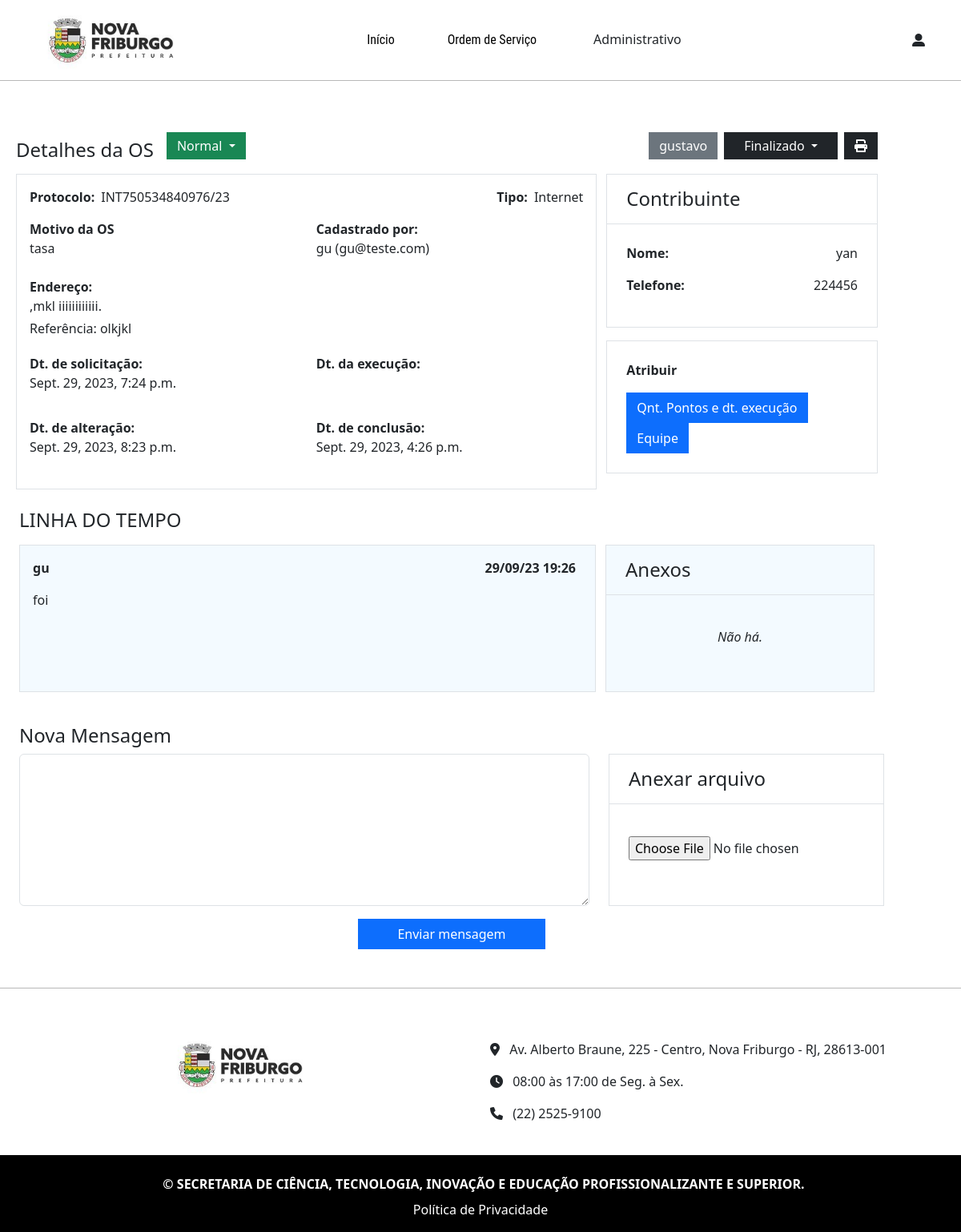
The app's page /os/painel/11/ (signed in) with its own data.
### os_ti/models.py (models this page shows, shortened)
class OrdemDeServico(models.Model):
    STATUS_CHOICES=(
        ('0','Novo'),
        ('1','Aguardando'),
        ('2','Em execução'),
        ('f','Finalizado')
    )
    PRIORIDADE_CHOICES=(
        ('0','Normal'),
        ('1','Moderada'),
        ('2','Urgente'),
    )
    MESSAGE_STATUS_CHOICES=(
        ('0','Sem mensagens'),
        ('1','Mensagens lidas'),
        ('2','Nova mensagem'),
    )
    tipo=models.ForeignKey(Tipo_OS, on_delete=models.PROTECT, null=True)
    numero = models.CharField(max_length=130, verbose_name='Nº da OS', blank=True)
    prioridade =models.CharField(max_length=1, verbose_name='Prioridade', default='0', choices=PRIORIDADE_CHOICES, null=True)
    dt_solicitacao = models.DateTimeField(auto_now_add=True, verbose_name='Data de solicitação', blank=True)
    atendente = models.ForeignKey(User, on_delete=models.PROTECT, blank=True, null=True)
    logradouro = models.CharField(max_length=150, verbose_name='Logradouro')
    bairro = models.CharField(max_length=150, verbose_name='Bairro')
    referencia = models.CharField(max_length=200, verbose_name='Referência', blank=True)
    nome_do_contribuinte = models.CharField(max_length=200, verbose_name='Nome do contribuinte', blank=True)
    telefone_do_contribuinte = models.CharField(max_length=12, verbose_name='Telefone do contribuinte', blank=True)
    cadastrado_por = models.ForeignKey(Pessoa, on_delete=models.CASCADE, null=True)
    motivo_reclamacao = models.TextField(verbose_name='Motivo da solicitação')
    status =models.CharField(max_length=1, verbose_name='Status', choices=STATUS_CHOICES, null=True, default='0')
    pontos_atendidos=models.PositiveIntegerField(default=0)
    observacao_pontos=models.TextField(verbose_name='Observação', default='', null=True, blank=True)
    dt_alteracao = models.DateTimeField(verbose_name='Data de alteração', blank=True, null=True)
    dt_execucao = models.DateTimeField(verbose_name='Data de execução', blank=True, null=True)
    dt_conclusao = models.DateTimeField(verbose_name='Data de conclusão', blank=True, null=True)
    message_status = models.CharField(max_length=1, verbose_name='Status de mensagens', default='0', choices=MESSAGE_STATUS_CHOICES, null=True)
    finalizado_por = models.ForeignKey(User, on_delete=models.PROTECT, blank=True, null=True, related_name='ordem_finalizada_por')
    class Meta:
        ordering = ['-dt_alteracao', '-dt_solicitacao']
    def save(self, *args, **kwargs):
        self.dt_alteracao = timezone.now()
        super().save(*args, **kwargs)

class Tipo_OS(models.Model):
    nome=models.CharField(max_length=100, verbose_name='Tipo de OS', blank=True)
    sigla=models.CharField(max_length=10, verbose_name='Sigla', blank=True, null=True)
    def __str__(self):
        return self.nome

class Pessoa(models.Model):
    user=models.OneToOneField(User, on_delete=models.CASCADE)
    nome=models.CharField(max_length=64, verbose_name='Nome')
    email=models.EmailField()
    cpf=models.CharField(max_length=14, verbose_name='CPF', unique=True, null=True)
    telefone=models.CharField(max_length=15, verbose_name='Telefone', null=True)
    dt_nascimento=models.DateField(verbose_name='Data de nascimento', null=True)
    bairro=models.CharField(max_length=64, verbose_name='Bairro', null=True)
    endereco=models.CharField(max_length=128, verbose_name='Endereco', null=True)
    numero=models.CharField(max_length=8, verbose_name='Número', null=True)
    complemento=models.CharField(max_length=128, verbose_name='Complemento', blank=True, null=True)
    cep = models.CharField(max_length=9, verbose_name='CEP', null=True)
    dt_inclusao=models.DateField(auto_now_add=True, verbose_name='Data de inclusão')
    possui_cnpj=models.BooleanField(default=False, verbose_name='Você possui empresa?')

class OS_Linha_Tempo(models.Model):
    os=models.ForeignKey(OrdemDeServico, on_delete=models.CASCADE)
    pessoa=models.ForeignKey(Pessoa, on_delete=models.CASCADE)
    mensagem=models.TextField()
    anexo = models.FileField(upload_to='anexos/', blank=True, null=True)
    dt_inclusao = models.DateTimeField(auto_now_add=True, verbose_name='Data da mensagem', blank=True)

### projeto_os_ti/decorators.py (the view)
        def wrapper(request, *args, **kwargs):
            qnt_verificar=len([group for group in groups])
            verificacao=[]
            for grupo in request.user.groups.all():
                for group in [group for group in groups]:
                    if str(group)==str(grupo):
                        verificacao.append(True)
            if len(verificacao)==qnt_verificar:
                return function(request, *args, **kwargs)
            return HttpResponseForbidden()

### os_ti/forms.py
class NovaMensagemForm(forms.ModelForm):
    class Meta:
        model = OS_Linha_Tempo
        fields = ['os', 'pessoa', 'mensagem', 'anexo']
        widgets = {
            'os': forms.HiddenInput(),
            'pessoa': forms.HiddenInput(),
            'mensagem': forms.Textarea(attrs={'class': 'form-control h-100', 'rows': 6}),
            'anexo': forms.ClearableFileInput(attrs={'class': 'form-control-file'}),
        }

### os_ti/models.py (called while the page is built)
    def __str__(self):
        return self.pessoa.nome

### os_ti/templates/os_ti/detalhes_os.html (shortened to what this page needs)
{% extends 'os_template.html' %}
{% load bootstrap5 %}
{% load static %}
{% load custom_filters %}
{% block css %}
<link rel="stylesheet" href="https://cdnjs.cloudflare.com/ajax/libs/font-awesome/6.0.0-beta3/css/all.min.css">
{% endblock %}
{% block main %}
<div class="row">
  <div class="col d-flex py-5">
        <div class="row w-100">
                <div class="row">
                    <div class="col px-4">
                        <div class="px-2">
                          <div class="row mb-2">
                            <div class="col px-0 d-flex">
                              <h4 class="pt-4">Detalhes da OS</h4>
                              <div class="dropdown">
                                <button class="mt-3 py-1 ms-3 btn dropdown-toggle {% if os.prioridade == '0'%} btn-success {% elif os.prioridade == '1' %} btn-warning {% elif os.prioridade == '2' %} btn-danger {% endif %}" type="button" id="dropdownMenuButton1" data-bs-toggle="dropdown" aria-expanded="false">
                                  {{os.get_prioridade_display}}
                                </button>
                              </div>
                            </div>
                            <div class="col d-flex">
                              {% if os.atendente %}
                              <span class="ms-auto mt-3  mb-auto btn btn-secondary py-1">
                              {{os.atendente}}
                              </span>
                              {% else %}
                              <a href="{% url 'os_ti:atender_os' os.id %}" class="ms-auto mt-3 mb-auto btn btn-secondary py-1">
                                Atender chamado
                              </a>
                              {% endif %}
                              <div class="dropdown">
                                <button class="ms-2 mt-3 py-1 px-4 text-capitalize btn dropdown-toggle {% if os.status == '0'%} btn-info text-white {% elif os.status == '1' %} btn-warning {% elif os.status == '2' %} btn-danger{% elif os.status == 'f' %} btn-dark {% endif %} px-2 py-0" type="button" id="dropdownMenuButton1" data-bs-toggle="dropdown" aria-expanded="false">
                                  {{os.get_status_display}}
                                </button>
                              </div>
                              <a href="{% url 'os_ti:imprimir' os.id %}" target="_blank" class="btn btn-dark mt-3 mb-auto py-1 ms-2">
                                <i class="fa-solid fa-print"></i>
                              </a>
                            </div>
                          </div>
                          <div class="row">
                            <div class="col border p-3">
                              <div class="w-100 d-flex">
                                <b class="me-2">Protocolo:</b> {{os.numero}}
                                <span class="ms-auto">
                                  <b class="me-2">Tipo:</b>{{os.tipo}}
                                </span>
                              </div>
                              <div class="w-100 pt-3">
                                <div class="row">
                                  <div class="col">
                                    <b>Motivo da OS</b>
                                    <p>{{os.motivo_reclamacao}}</p>
                                  </div>
                                  <div class="col">
                                    <b>Cadastrado por:</b>
                                    <p>{{os.cadastrado_por.nome}} ({{os.cadastrado_por.email}})</p>
                                  </div>
                                </div>
                              </div>
                              <div class="w-100 py-2">
                                <b>Endereço:</b>
                                <p>{{os.logradouro}} {{os.bairro}}.</p>
                                <p style="margin-top: 10px; line-height: 0;">Referência: {{os.referencia}}</p>
                              </div>
                              <div class="w-100 py-2">
                                <div class="row">
                                  <div class="col">
                                    <b>Dt. de solicitação:</b>
                                    <p>{{os.dt_solicitacao}}</p>
                                  </div>
                                  <div class="col">
                                    <b>Dt. da execução:</b>
                                  </div>
                                </div>
                              </div>
                              <div class="w-100 py-2">
                                <div class="row">
                                  <div class="col">
                                    <b>Dt. de alteração:</b>
                                    <p>{% if os.dt_alteracao %}{{os.dt_alteracao}}{% endif %}</p>
                                  </div>
                                  <div class="col">
                                    <b>Dt. de conclusão:</b>
                                    <p>{% if os.dt_conclusao %}{{os.dt_conclusao}}{% endif %}</p>
                                  </div>
                                </div>
                              </div>
                            </div>
                            <div class="col-4">
                              <div class="border border-bottom-0 py-3 px-4">
                                <h4 class="my-0">Contribuinte</h4>
                              </div>
                              <div class="border py-4 px-4">
                                <p class="d-flex"><b class="me-auto">Nome:</b>{{os.nome_do_contribuinte}}</p>
                                <p class="d-flex"><b class="me-auto">Telefone:</b>{{os.telefone_do_contribuinte}}</p>
                              </div>
                              <div class="border  py-4 px-4 mt-3">
                                <p class="d-flex me-2"><b class="me-auto">Atribuir</b></p>
                                <a class="btn btn-primary" href="{% url 'os_ti:pontos_os' os.id %}">Qnt. Pontos e dt. execução</a>
                                {% if os_ext.equipe %}
                                <a href="{% url 'os_ti:atribuir equipe' os.id %}" tabindex="0" class="popoverbutton btn btn-md btn-primary" role="button" data-bs-toggle="popover" data-bs-placement="bottom" data-bs-trigger="hover focus" title="Equipe" data-bs-content="{% for e in os_ext.equipe.all %}{{e}}{% if not forloop.last %}{% if forloop.revcounter == 1 %} | {% else %} | {% endif %}{% endif %} {% endfor %}">Equipe</a>
                                {% else %}
                                <a class="btn btn-primary" href="{% url 'os_ti:atribuir equipe' os.id %}">Equipe</a>
                                {% endif %}
                              </div>
                            </div>
                          </div>
                        </div>
                        <div class="row mb-2">
                          <div class="col">
                            <h4 class="mt-4">LINHA DO TEMPO</h4>
                          </div>
                        </div>
                        {% for mensagem in linha_tempo %}
                        <div class="row mb-3">
                          <div class="col px-4">
                            <div class="row">
                              <div class="col border p-3" {% if forloop.counter|divisibleby:2 %}{%else%}style="background-color: #0095ff0c;"{% endif %}>
                                <div class="w-100 d-flex">
                                  <b>{{mensagem.pessoa.nome}}</b>
                                  <span class="ms-auto">
                                    <b class="me-2">{{mensagem.dt_inclusao|date:"d/m/y H:i"}}</b>
                                  </span>
                                </div>
                                <div class="w-100 pt-3">
                                  <p>
                                    {{mensagem.mensagem}}
                                  </p>
                                </div>
                              </div>
                              <div class="col-4">
                                <div class="border border-bottom-0 py-3 px-4" {% if forloop.counter|divisibleby:2 %}{%else%}style="background-color: #0095ff0c;"{% endif %}>
                                  <h4 class="my-0">Anexos</h4>
                                </div>
                                <div class="border py-4 px-4" {% if forloop.counter|divisibleby:2 %}{%else%}style="background-color: #0095ff0c;"{% endif %}>
                                  {% if mensagem.anexo %}
                                  <p class="text-center py-3"><i>
                                    <a href="{{mensagem.anexo.url}}" target="_blank">
                                      <i class="fa-solid fa-paperclip me-2"></i>Ver anexo
                                    </a>
                                  </i></p>
                                  {% else %}
                                  <p class="text-center py-3"><i>Não há.</i></p>
                                  {% endif %}
                                </div>
                              </div>
                            </div>
                          </div>
                        </div>
                        {% endfor %}
                        <form method="POST" enctype="multipart/form-data">
                        <div class="row">
                          <div class="col">
                            <h4 class="mt-4">Nova Mensagem</h4>
                            <div class="row">
                              <div class="col">
                                {{form_mensagem.mensagem}}
                              </div>
                              <div class="col-4">
                                <div class="border border-bottom-0 py-3 px-4" style="background-color: white;">
                                  <h4 class="my-0">Anexar arquivo</h4>
                                </div>
                                <div class="border py-4 px-4" style="background-color: white;">
                                  <p class="text-center py-3">
                                    {{form_mensagem.anexo}}
                                  </p>
                                </div>
                              </div>
                            </div>
                            <div class="row">
                              <div class="col d-flex">
                                <button type="submit" class="btn btn-primary mt-3 px-5 mx-auto">
                                  Enviar mensagem
                                </button>
                              </div>
                            </div>
                          </div>
                        </div>
                      </form>
                    </div>
                </div>
            </div>
        </div>
  </div>
{% endblock %}

### os_ti/static/css/template.css (style rules this page uses)
html, body { min-height: 100%; }
:root { --main-color: #bfc2bb; }
.btn { border-radius: 0 !important; }
input { border-radius: 0 !important; }

### records on screen
OrdemDeServico: prioridade "Normal", atendente "gustavo", status "Finalizado", numero "INT750534840976/23", tipo "Internet", motivo_reclamacao "tasa", cadastrado_por.nome "gu", cadastrado_por.email "gu@teste.com", logradouro ",mkl", bairro "iiiiiiiiiiii", referencia "olkjkl", dt_solicitacao "Sept. 29, 2023, 7:24 p.m.", dt_alteracao "Sept. 29, 2023, 8:23 p.m.", dt_conclusao "Sept. 29, 2023, 4:26 p.m.", nome_do_contribuinte "yan", telefone_do_contribuinte "224456"
OS_Linha_Tempo: pessoa.nome "gu", dt_inclusao "29/09/23 19:26", mensagem "foi", anexo "Não há."
